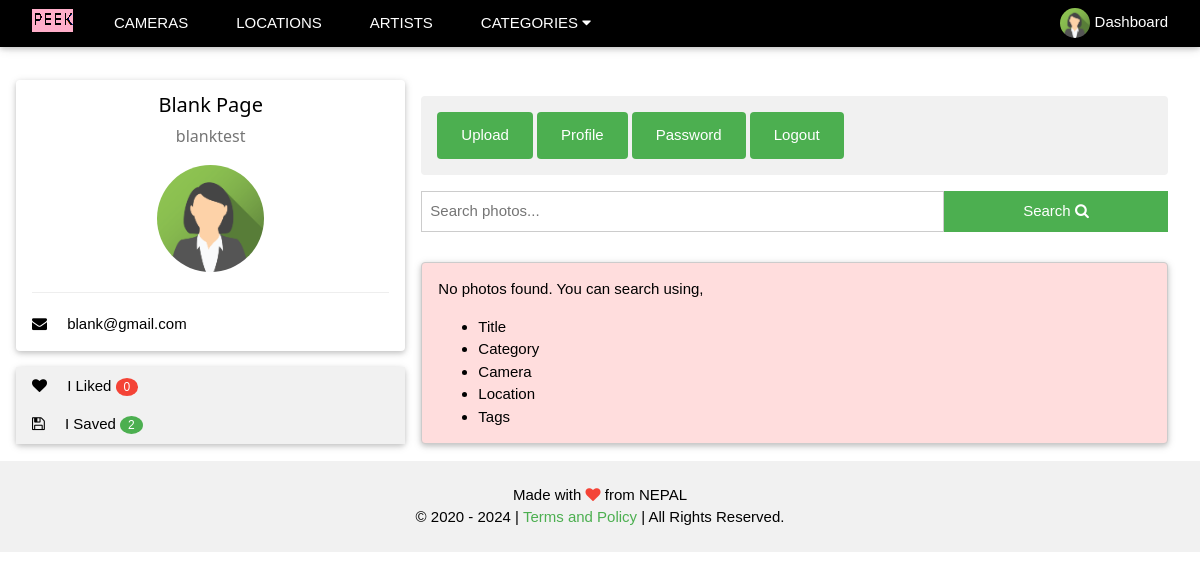
The app's page /dashboard/ (signed in) with its own data.
### users/models.py (models this page shows)
class UserProfile(AbstractUser):
    first_name = models.CharField(max_length=254)
    last_name = models.CharField(max_length=254)
    email = models.EmailField(max_length=254, unique=True)
    profile_picture = models.ImageField(blank=True, upload_to=upload_image_path)
    profession = models.CharField(max_length=254, blank=True)
    address = models.CharField(max_length=254, blank=True)
    dob = models.DateField(blank=True, null=True)
    donate = models.CharField(max_length=254, blank=True)
    fb_username = models.CharField(max_length=254, blank=True)
    tw_username = models.CharField(max_length=254, blank=True)
    in_username = models.CharField(max_length=254, blank=True)

### users/views.py (the view)
# urls.py: path('', dashboard_page_view, name='dashboard'),
@login_required() #completed
def dashboard_page_view(request):
    if 'search' in request.GET:
        search_term = request.GET.get('search')
        b_url = '?search=' + search_term + '&'
        photos_list = Photo.objects.filter(active=True).filter(user=request.user).filter(
                Q(title__icontains = search_term) |
                Q(tags__icontains = search_term) |
                Q(category__category__icontains = search_term) |
                Q(camera__camera__icontains = search_term) |
                Q(location__location__icontains = search_term)).order_by('-uploaded_on')
    else:
        b_url = '?'
        photos_list = Photo.objects.filter(active=True).filter(user=request.user).order_by('-uploaded_on')
    if photos_list.count() != 0:
        paginator = Paginator(photos_list, 6)
        if 'page' in request.GET:
            q = request.GET['page']
            if q is not None and q != '' and q != '0':
                page_number = request.GET.get('page')
            else:
                page_number = 1
        else:
            page_number = 1
        data = paginator.get_page(page_number)
        return render(request, 'users/user.html', {'data' : data, 'base_url' : b_url})
    else:
        return render(request, 'users/user.html', {'no_posts_found' : True})

### photos/context_processors.py (called while the page is built)
def category(request):
    cats = Category.objects.all().order_by('category')
    return {'cat_menu' : cats}

### photos/models.py (called while the page is built)
    def __str__(self):
        p_name = self.title[:10]
        p_user = self.user.username
        p_str = f'{p_name} - {p_user}'
        return p_str

    def __str__(self):
        return self.category

### templates/users/user.html (shortened to what this page needs)
{% extends 'base.html' %} {% load static %}
{% block content %}
<div class="w3-container w3-content" style="max-width:1400px;margin-top:80px">
  {% include 'users/sidebar.html' %}
  <div class="w3-col s12 m12 l8">
    <div class="w3-container w3-round w3-light-grey w3-margin">
      <a href="{% url 'upload' %}" class="w3-button w3-section w3-hover-red w3-mobile w3-round w3-padding-large w3-green">Upload</a>
      <a href="{% url 'edit_profile' %}" class="w3-button w3-section w3-hover-red w3-mobile w3-round w3-padding-large w3-green">Profile</a>
      <a href="{% url 'change_password' %}" class="w3-button w3-section w3-hover-red w3-mobile w3-round w3-padding-large w3-green">Password</a>
      <a href="{% url 'logout' %}" class="w3-button w3-section w3-hover-red w3-mobile w3-round w3-padding-large w3-green">Logout</a>
    </div>
  <div class="w3-container" style="margin-bottom: 30px;">
    <form action="." method="get">
      <input type="search" name="search" class="w3-input w3-left w3-border" placeholder="Search photos..." style="width:70%; outline:none;" required {% if request.GET.search %}value="{{ request.GET.search }}"{% endif %}>
      <button class="w3-button w3-green w3-right w3-hover-red" type="submit" style="width:30%; height:41px; outline:none;">Search <i class="fa fa-search"></i></button>
    </form>
  </div>
  {% if no_posts_found %}
    <div class="w3-container w3-card w3-round w3-border w3-pale-red w3-margin">
      <p>No photos found. You can search using,
        <ul>
          <li>Title</li>
          <li>Category</li>
          <li>Camera</li>
          <li>Location</li>
          <li>Tags</li>
        </ul>
      </p>
    </div>
  {% endif %}
</div>
</div>
{% endblock %}

### templates/users/sidebar.html (shortened to what this page needs)
{% load static %}
<div class="w3-col s12 m12 l4">
  <div class="w3-container w3-card w3-round">
    <h4 class="w3-center">{{ request.user.first_name }} {{ request.user.last_name }}<br><small class="w3-text-grey">{{ request.user.username }}</small></h4>
    {% if request.user.profile_picture %}
      <p class="w3-center"><img src="{{ request.user.profile_picture.url }}" class="w3-circle" style="width:30%"></p>
    {% else %}
      <p class="w3-center"><img src="{% static 'images/user_blank.png' %}" class="w3-circle" style="width:30%"></p>
    {% endif %}
    <hr/>
    <p><i class="fa fa-envelope w3-margin-right"></i> {{ request.user.email }}</p>
  </div>
  <div class="w3-card w3-round w3-section">
    <button style="outline:none;" onclick="user_acc('liked')" class="w3-button w3-block w3-left-align w3-light-grey"><i class="fa fa-heart w3-margin-right"></i> I Liked <span class="w3-circle w3-small w3-badge w3-red">{{ request.user.like_set.count }}</span></button>
    <button style="outline:none;" onclick="user_acc('saved')" class="w3-button w3-block w3-left-align w3-light-grey"><i class="fa fa-save w3-margin-right"></i> I Saved <span class="w3-circle w3-small w3-badge w3-green">{{ request.user.save_set.count }}</span></button>
  </div>
</div>

### static/css/w3.css (style rules this page uses)
html { box-sizing:border-box }
*,*:before,*:after { box-sizing:inherit }
html { -ms-text-size-adjust:100%;-webkit-text-size-adjust:100% }
body { margin:0 }
a { background-color:transparent }
small { font-size:80% }
img { border-style:none }
hr { box-sizing:content-box;height:0;overflow:visible }
button,input,select,textarea,optgroup { font:inherit;margin:0 }
button,input { overflow:visible }
button,select { text-transform:none }
button,[type=button],[type=reset],[type=submit] { -webkit-appearance:button }
[type=search] { -webkit-appearance:textfield;outline-offset:-2px }
html,body { font-family:Verdana,sans-serif;font-size:15px;line-height:1.5 }
html { overflow-x:hidden }
h4 { font-size:20px }
h1,h2,h3,h4,h5,h6 { font-family:"Segoe UI",Arial,sans-serif;font-weight:400;margin:10px 0 }
hr { border:0;border-top:1px solid #eee;margin:20px 0 }
img { vertical-align:middle }
a { color:inherit }
.w3-btn,.w3-button { border:none;display:inline-block;padding:8px 16px;vertical-align:middle;overflow:hidden;text-decoration:none;color:inherit;background-color:inherit;text-align:center;cursor:pointer;white-space:nowrap }
.w3-btn,.w3-button { -webkit-touch-callout:none;-webkit-user-select:none;-khtml-user-select:none;-moz-user-select:none;-ms-user-select:none;user-select:none }
.w3-badge,.w3-tag { background-color:#000;color:#fff;display:inline-block;padding-left:8px;padding-right:8px;text-align:center }
.w3-badge { border-radius:50% }
.w3-input { padding:8px;display:block;border:none;border-bottom:1px solid #ccc;width:100% }
.w3-block { display:block;width:100% }
.w3-container:after,.w3-container:before,.w3-panel:after,.w3-panel:before,.w3-row:after,.w3-row:before,.w3-row-padding:after,.w3-row-padding:before, .w3-cell-row:before,.w3-cell-row:after,.w3-clear:after,.w3-clear:before,.w3-bar:before,.w3-bar:after { content:"";display:table;clear:both }
.w3-col,.w3-half,.w3-third,.w3-twothird,.w3-threequarter,.w3-quarter { float:left;width:100% }
.w3-col.s12 { width:99.99999% }
@media (min-width:601px) { .w3-col.m12 { width:99.99999% } }
@media (min-width:993px) { .w3-col.l4 { width:33.33333% } }
@media (min-width:993px) { .w3-col.l8 { width:66.66666% } }
.w3-content,.w3-auto { margin-left:auto;margin-right:auto }
.w3-content { max-width:980px }
.w3-circle { border-radius:50% }
.w3-round,.w3-round-medium { border-radius:4px }
.w3-container,.w3-panel { padding:0.01em 16px }
.w3-card,.w3-card-2 { box-shadow:0 2px 5px 0 rgba(0,0,0,0.16),0 2px 10px 0 rgba(0,0,0,0.12) }
.w3-small { font-size:12px!important }
.w3-left-align { text-align:left!important }
.w3-center { text-align:center!important }
.w3-border { border:1px solid #ccc!important }
.w3-section,.w3-code { margin-top:16px!important;margin-bottom:16px!important }
.w3-margin { margin:16px!important }
.w3-margin-right { margin-right:16px!important }
.w3-padding-large { padding:12px 24px!important }
.w3-left { float:left!important }
.w3-right { float:right!important }
.w3-green,.w3-hover-green:hover { color:#fff!important;background-color:#4CAF50!important }
.w3-red,.w3-hover-red:hover { color:#fff!important;background-color:#f44336!important }
.w3-light-grey,.w3-hover-light-grey:hover,.w3-light-gray,.w3-hover-light-gray:hover { color:#000!important;background-color:#f1f1f1!important }
.w3-pale-red,.w3-hover-pale-red:hover { color:#000!important;background-color:#ffdddd!important }
.w3-text-grey,.w3-hover-text-grey:hover,.w3-text-gray,.w3-hover-text-gray:hover { color:#757575!important }

### records on screen
UserProfile: user.first_name "Blank", user.last_name "Page", user.username "blanktest", user.email "blank@gmail.com", user.like_set.count "0", user.save_set.count "2"
